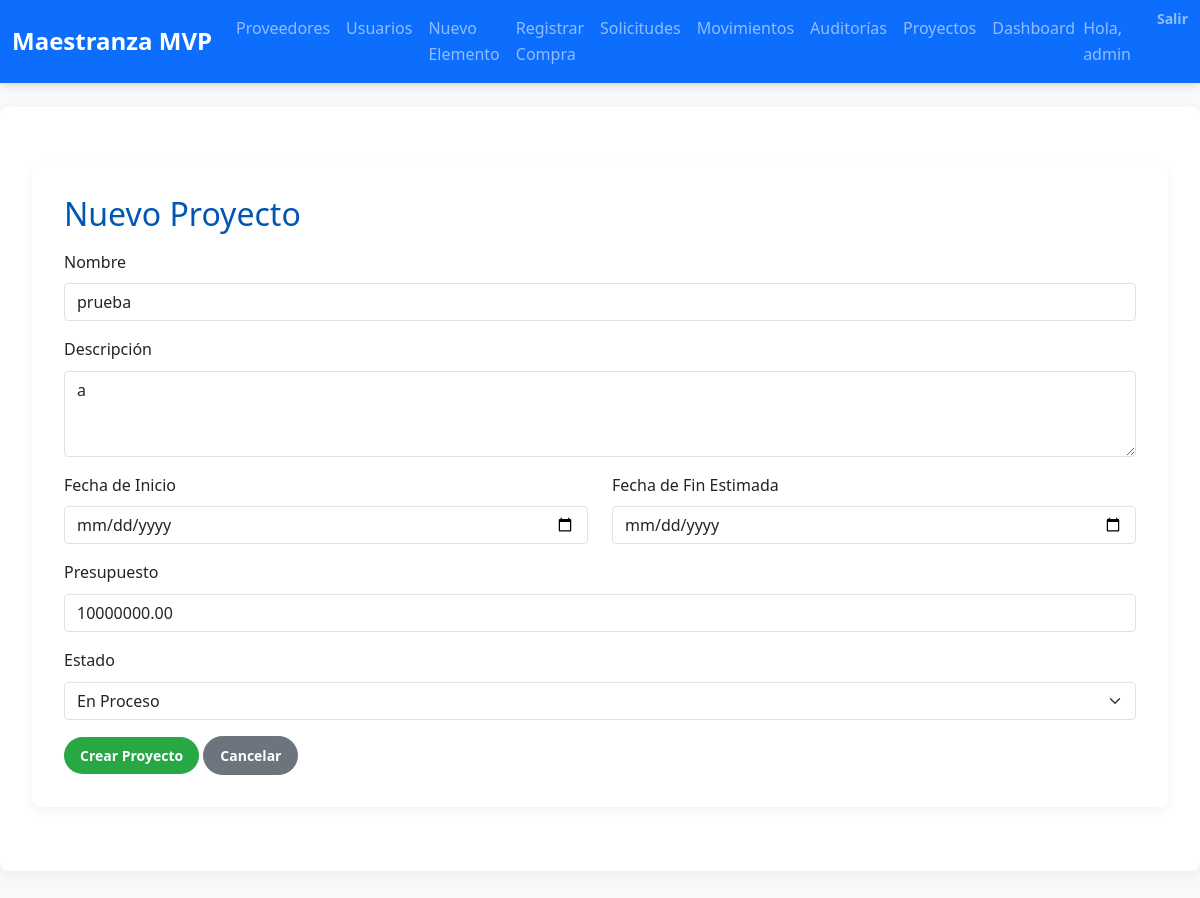
Page /proyectos/editar/3/ (signed in) on the committed database.
### inventario/models.py (models this page shows, shortened)
class Proyecto(models.Model):
    ESTADO_CHOICES = [
        ('planificacion', 'Planificación'),
        ('en_proceso', 'En Proceso'),
        ('completado', 'Completado'),
        ('cancelado', 'Cancelado'),
    ]
    nombre = models.CharField(max_length=100)
    descripcion = models.TextField(blank=True)
    gerente = models.ForeignKey(User, on_delete=models.CASCADE)
    fecha_inicio = models.DateField()
    fecha_fin_estimada = models.DateField()
    estado = models.CharField(max_length=20, choices=ESTADO_CHOICES, default='planificacion')
    presupuesto = models.DecimalField(max_digits=12, decimal_places=2, null=True, blank=True)

### inventario/decorators.py (the view)
        def wrapper(request, *args, **kwargs):
            user = request.user
            if user.is_authenticated and (
                user.is_superuser or
                user.groups.filter(name=role_name).exists()
            ):
                return view_func(request, *args, **kwargs)
            messages.error(request,
                "🚫 No tienes permiso para acceder a esta funcionalidad."
            )
            return redirect('inventario:index')

### inventario/forms.py
class ProyectoForm(forms.ModelForm):
    class Meta:
        model = Proyecto
        fields = ['nombre', 'descripcion', 'fecha_inicio', 'fecha_fin_estimada', 'presupuesto', 'estado']
        widgets = {
            'nombre': forms.TextInput(attrs={'class':'form-control'}),
            'descripcion': forms.Textarea(attrs={'class':'form-control', 'rows':3}),
            'fecha_inicio': forms.DateInput(attrs={'class':'form-control', 'type':'date'}),
            'fecha_fin_estimada': forms.DateInput(attrs={'class':'form-control', 'type':'date'}),
            'presupuesto': forms.NumberInput(attrs={'class':'form-control', 'step':'0.01'}),
            'estado': forms.Select(attrs={'class':'form-select'}),
        }

### inventario/context_processors.py (called while the page is built)
def role_flags(request):
    user = request.user
    return {
        'is_admin':    user.is_authenticated and user.is_superuser,
        'is_gestor':   user.is_authenticated and user.groups.filter(name='Gestor de Inventario').exists(),
        'is_comprador':user.is_authenticated and user.groups.filter(name='Comprador').exists(),
        'is_logistica':user.is_authenticated and user.groups.filter(name='Logística').exists(),
        'is_auditor':  user.is_authenticated and user.groups.filter(name='Auditor').exists(),
        'is_produccion':user.is_authenticated and user.groups.filter(name='Jefe de Producción').exists(),
        'is_gerente_proyecto':user.is_authenticated and user.groups.filter(name='Gerente de Proyectos').exists(),
        'is_usuario_final':user.is_authenticated and user.groups.filter(name='Usuario Final').exists(),
    }

### inventario/views.py (called while the page is built)
@login_required
@role_required('Jefe de Producción')
def proyecto_edit(request, pk):
    proyecto = get_object_or_404(Proyecto, pk=pk)
    if request.method == 'POST':
        form = ProyectoForm(request.POST, instance=proyecto)
        if form.is_valid():
            form.save()
            messages.success(request, f'Proyecto "{proyecto.nombre}" actualizado correctamente.')
            return redirect('inventario:proyecto_list')
    else:
        form = ProyectoForm(instance=proyecto)
    return render(request, 'inventario/proyecto_form.html', {'form': form, 'is_edit': True, 'proyecto': proyecto})

### inventario/templates/inventario/proyecto_form.html (shortened to what this page needs)
{% extends 'inventario/base.html' %}
{% load widget_tweaks %}
{% block content %}
<div class="container mt-4">
  <h2>Nuevo Proyecto</h2>
  <form method="post" class="mt-3">
    <div class="mb-3">
      <label for="{{ form.nombre.id_for_label }}" class="form-label">Nombre</label>
      {{ form.nombre|add_class:'form-control' }}
    </div>
    <div class="mb-3">
      <label for="{{ form.descripcion.id_for_label }}" class="form-label">Descripción</label>
      {{ form.descripcion|add_class:'form-control' }}
    </div>
    <div class="row">
      <div class="col-md-6 mb-3">
        <label for="{{ form.fecha_inicio.id_for_label }}" class="form-label">Fecha de Inicio</label>
        {{ form.fecha_inicio|add_class:'form-control' }}
      </div>
      <div class="col-md-6 mb-3">
        <label for="{{ form.fecha_fin_estimada.id_for_label }}" class="form-label">Fecha de Fin Estimada</label>
        {{ form.fecha_fin_estimada|add_class:'form-control' }}
      </div>
    </div>
    <div class="mb-3">
      <label for="{{ form.presupuesto.id_for_label }}" class="form-label">Presupuesto</label>
      {{ form.presupuesto|add_class:'form-control' }}
    </div>
    <div class="mb-3">
      <label for="{{ form.estado.id_for_label }}" class="form-label">Estado</label>
      {{ form.estado|add_class:'form-select' }}
    </div>
    <button type="submit" class="btn btn-success">Crear Proyecto</button>
    <a href="{% url 'inventario:proyecto_list' %}" class="btn btn-secondary">Cancelar</a>
  </form>
</div>
{% endblock %}

### inventario/templates/inventario/base.html (shortened to what this page needs)
{% load static %}
<!DOCTYPE html>
<html lang="es">
<head>
  <link
    href="https://cdn.jsdelivr.net/npm/bootstrap@5.3.2/dist/css/bootstrap.min.css"
    rel="stylesheet"
>
  <link
    href="https://cdnjs.cloudflare.com/ajax/libs/font-awesome/6.4.0/css/all.min.css"
    rel="stylesheet"
>
  <link rel="stylesheet" href="{% static 'inventario/css/styles.css' %}">
</head>
<body>
  <nav class="navbar navbar-expand-lg navbar-dark bg-primary">
    <div class="container-fluid">
      <a class="navbar-brand" href="{% url 'inventario:index' %}">Maestranza MVP</a>
      <div class="collapse navbar-collapse" id="navbarNav">
        <ul class="navbar-nav me-auto">
          {% if user.is_authenticated %}
            {% if is_admin %}
              <li class="nav-item"><a class="nav-link" href="{% url 'inventario:proveedor_list' %}">Proveedores</a></li>
              <li class="nav-item"><a class="nav-link" href="{% url 'inventario:usuario_list' %}">Usuarios</a></li>
              <li class="nav-item"><a class="nav-link" href="{% url 'inventario:elemento_create' %}">Nuevo Elemento</a></li>
              <li class="nav-item"><a class="nav-link" href="{% url 'inventario:recepcion_create' %}">Registrar Compra</a></li>
              <li class="nav-item"><a class="nav-link" href="{% url 'inventario:solicitud_list' %}">Solicitudes</a></li>
              <li class="nav-item"><a class="nav-link" href="{% url 'inventario:movimiento_list' %}">Movimientos</a></li>
              <li class="nav-item"><a class="nav-link" href="{% url 'inventario:auditoria_list' %}">Auditorías</a></li>
              <li class="nav-item"><a class="nav-link" href="{% url 'inventario:proyecto_list' %}">Proyectos</a></li>
              <li class="nav-item"><a class="nav-link" href="{% url 'inventario:dashboard_proyectos' %}">Dashboard</a></li>
            {% endif %}
          {% endif %}
        </ul>
        <ul class="navbar-nav">
          {% if user.is_authenticated %}
            <li class="nav-item navbar-text me-3">Hola, {{ user.username }}</li>
            <li class="nav-item">
              <form method="post" action="{% url 'logout' %}" class="d-inline">
                <button class="nav-link btn btn-link p-0">Salir</button>
              </form>
            </li>
          {% endif %}
        </ul>
      </div>
    </div>
  </nav>
  <div class="container mt-4">
    {% block content %}{% endblock %}
  </div>
</body>
</html>

### inventario/static/inventario/css/styles.css (style rules this page uses)
:root { --brand-primary: #0056b3; --brand-secondary: #6c757d; --brand-success: #28a745; --brand-warning: #ffc107; --brand-danger: #dc3545; --brand-info: #17a2b8; --light-bg: #f8f9fa; --dark-bg: #343a40; --text-base: #212529; --text-muted: #6c757d; --table-border: #dee2e6; --stripe-bg: rgba(0, 0, 0, 0.03); }
* { margin: 0; padding: 0; box-sizing: border-box; }
body { font-family: 'Segoe UI', Tahoma, Geneva, Verdana, sans-serif; background-color: var(--light-bg); color: var(--text-base); line-height: 1.6; }
.navbar { box-shadow: 0 2px 8px rgba(0, 0, 0, 0.15); }
.navbar-brand { font-weight: 700; font-size: 1.5rem; }
.nav-link { font-weight: 500; }
.container { max-width: 1200px; margin: 2rem auto; background: #fff; padding: 2rem; border-radius: 0.5rem; box-shadow: 0 4px 12px rgba(0, 0, 0, 0.05); }
h1, h2, h3 { color: var(--brand-primary); margin-bottom: 1rem; }
.btn { border-radius: 2rem; padding: 0.5rem 1rem; font-size: 0.875rem; font-weight: 600; transition: filter 0.2s ease; }
.btn-success { background-color: var(--brand-success); border: none; }
.form-control, .form-select { border-radius: 0.25rem; box-shadow: none; border: 1px solid var(--table-border); }

### rows in the picture
Proyecto: nombre "prueba", descripcion "a", presupuesto "10000000.00", estado "En Proceso"

### other values in the picture
{{ user.username }} "admin"
